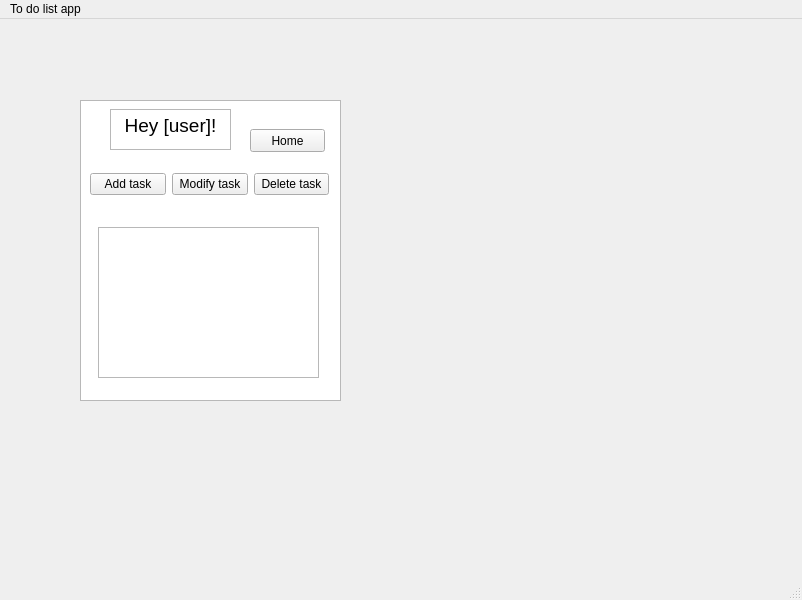
<?xml version="1.0" encoding="UTF-8"?>
<ui version="4.0">
 <class>MainWindow</class>
 <widget class="QMainWindow" name="MainWindow">
  <property name="geometry">
   <rect>
    <x>0</x>
    <y>0</y>
    <width>802</width>
    <height>600</height>
   </rect>
  </property>
  <property name="windowTitle">
   <string>MainWindow</string>
  </property>
  <widget class="QWidget" name="centralwidget">
   <widget class="QTreeView" name="treeView">
    <property name="geometry">
     <rect>
      <x>80</x>
      <y>81</y>
      <width>261</width>
      <height>301</height>
     </rect>
    </property>
   </widget>
   <widget class="QColumnView" name="Tasklist">
    <property name="geometry">
     <rect>
      <x>98</x>
      <y>208</y>
      <width>221</width>
      <height>151</height>
     </rect>
    </property>
   </widget>
   <widget class="QPushButton" name="pushButton_5">
    <property name="geometry">
     <rect>
      <x>250</x>
      <y>110</y>
      <width>75</width>
      <height>23</height>
     </rect>
    </property>
    <property name="text">
     <string>Home</string>
    </property>
   </widget>
   <widget class="QWidget" name="horizontalLayoutWidget">
    <property name="geometry">
     <rect>
      <x>90</x>
      <y>140</y>
      <width>239</width>
      <height>51</height>
     </rect>
    </property>
    <layout class="QHBoxLayout" name="horizontalLayout">
     <item>
      <widget class="QPushButton" name="pushButton">
       <property name="text">
        <string>Add task</string>
       </property>
      </widget>
     </item>
     <item>
      <widget class="QPushButton" name="pushButton_2">
       <property name="text">
        <string>Modify task</string>
       </property>
      </widget>
     </item>
     <item>
      <widget class="QPushButton" name="pushButton_3">
       <property name="text">
        <string>Delete task</string>
       </property>
      </widget>
     </item>
    </layout>
   </widget>
   <widget class="QTextBrowser" name="textBrowser">
    <property name="geometry">
     <rect>
      <x>110</x>
      <y>90</y>
      <width>121</width>
      <height>41</height>
     </rect>
    </property>
    <property name="html">
     <string>&lt;!DOCTYPE HTML PUBLIC &quot;-//W3C//DTD HTML 4.0//EN&quot; &quot;http://www.w3.org/TR/REC-html40/strict.dtd&quot;&gt;
&lt;html&gt;&lt;head&gt;&lt;meta name=&quot;qrichtext&quot; content=&quot;1&quot; /&gt;&lt;style type=&quot;text/css&quot;&gt;
p, li { white-space: pre-wrap; }
&lt;/style&gt;&lt;/head&gt;&lt;body style=&quot; font-family:'MS Shell Dlg 2'; font-size:8pt; font-weight:400; font-style:normal;&quot;&gt;
&lt;p align=&quot;center&quot; style=&quot; margin-top:0px; margin-bottom:0px; margin-left:0px; margin-right:0px; -qt-block-indent:0; text-indent:0px;&quot;&gt;&lt;span style=&quot; font-size:14pt;&quot;&gt;Hey [user]!&lt;/span&gt;&lt;/p&gt;&lt;/body&gt;&lt;/html&gt;</string>
    </property>
   </widget>
  </widget>
  <widget class="QMenuBar" name="menubar">
   <property name="geometry">
    <rect>
     <x>0</x>
     <y>0</y>
     <width>802</width>
     <height>22</height>
    </rect>
   </property>
   <widget class="QMenu" name="menuTo_do_list_app">
    <property name="title">
     <string>To do list app</string>
    </property>
    <addaction name="actionHome"/>
   </widget>
   <addaction name="menuTo_do_list_app"/>
  </widget>
  <widget class="QStatusBar" name="statusbar"/>
  <action name="actionHome">
   <property name="text">
    <string>Home</string>
   </property>
  </action>
 </widget>
 <resources/>
 <connections/>
</ui>
